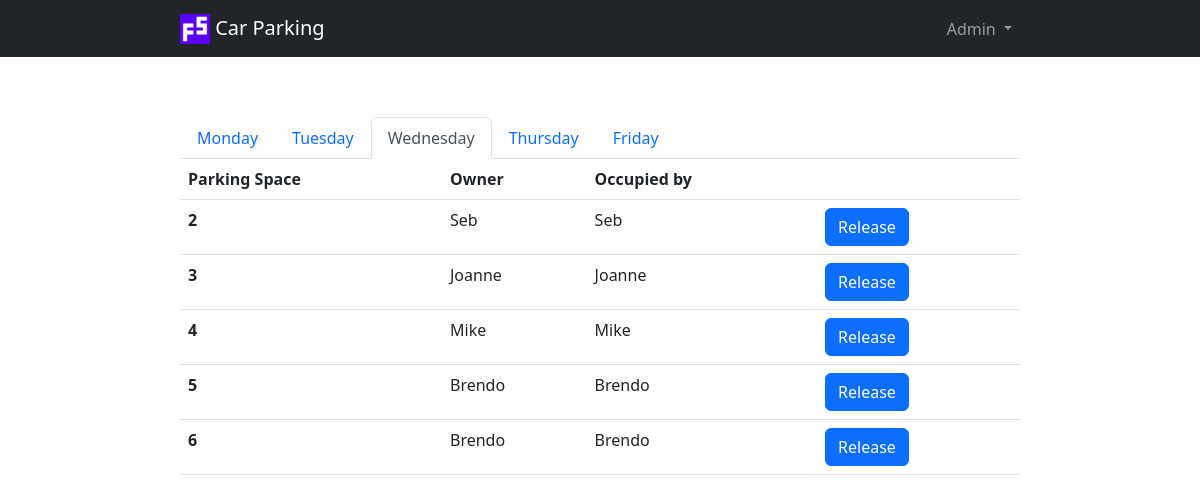
The page / on the database its author committed.
### server.py (models this page shows)
class ParkingSpace(db.Model):
    __tablename__ = "parking_spaces"
    id = db.Column(db.Integer, primary_key=True)
    monday = db.Column(db.String(250), nullable=False)
    tuesday = db.Column(db.String(250), nullable=False)
    wednesday = db.Column(db.String(250), nullable=False)
    thursday = db.Column(db.String(250), nullable=False)
    friday = db.Column(db.String(250), nullable=False)
    owner_id = db.Column(db.Integer, db.ForeignKey("owners.id"))
    owner = relationship("Owner", back_populates="parking_spaces")

class Owner(db.Model):
    __tablename__ = "owners"
    id = db.Column(db.Integer, primary_key=True)
    name = db.Column(db.String(250), nullable=False)
    status = db.Column(db.String(250), nullable=False)
    parking_spaces = relationship("ParkingSpace", back_populates="owner")

### server.py (the view)
@app.route("/")
def home():
    if request.args.get("day"):
        current_day = request.args.get("day")
    else:
        current_day = datetime.today().strftime('%A').lower()
    owners = Owner.query.all()
    spaces = ParkingSpace.query.all()
    return render_template("index.html", spaces=spaces, owners=owners, days=days, current_day=current_day)

### templates/index.html (shortened to what this page needs)
{% extends "base.html" %}
{% block content %}
<ul class="nav nav-tabs">
    {% for day in days %}
    {% if day == current_day %}
    <li class="nav-item">
        <a class="nav-link active" aria-current="page" href="{{ url_for('home', day=day) }}">{{ day.capitalize() }}</a>
    </li>
    {% else %}
    <li class="nav-item">
        <a class="nav-link" href="{{ url_for('home', day=day) }}">{{ day.capitalize() }}</a>
    </li>
    {% endif %}
    {% endfor %}
</ul>
<table class="table table-hover">
    <thead>
        <tr>
            <th scope="col">Parking Space</th>
            <th scope="col">Owner</th>
            <th scope="col">Occupied by</th>
            <th scope="col"></th>
        </tr>
    </thead>
    <tbody>
    {% for space in spaces %}
        {% if space[current_day] != "" %}
        <tr>
        {% else %}
        <tr class="table-success">
        {% endif %}
            <th scope="row">{{ space.id }}</th>
            <td>{{ space.owner.name }}</td>
            <td>{{ space[current_day] }}</td>
        {% if space[current_day] != "" %}
            <td>
                <a href="{{ url_for('release_space', id=space.id, day=current_day) }}"><button
                        class="btn btn-primary">Release</button></a>
            </td>
        {% endif %}
        </tr>
    {% endfor %}
    </tbody>
</table>
{% endblock %}

### templates/base.html (shortened to what this page needs)
<!DOCTYPE html>
<html>
<head>
    <link href="https://cdn.jsdelivr.net/npm/bootstrap@5.2.2/dist/css/bootstrap.min.css" rel="stylesheet"
>
    <link rel="stylesheet" href="/static/css/styles.css">
</head>
<body>
    <nav class="navbar navbar-expand-md navbar-dark bg-dark">
        <div class="container-fluid">
            <a class="navbar-brand" href="{{ url_for('home') }}">
                <img src="/static/images/logo_fs.jpg" alt="" width="30" height="30"
                    class="d-inline-block align-text-top">
                Car Parking
            </a>
            <div class="collapse navbar-collapse" id="navbar">
                <ul class="navbar-nav ms-auto">
                    <li class="nav-item dropdown">
                        <a class="nav-link dropdown-toggle" href="#" role="button" data-bs-toggle="dropdown"
                            aria-expanded="false">
                            Admin
                        </a>
                    </li>
                </ul>
            </div>
        </div>
    </nav>
    <main>
        <div class="container-fluid">
            {% block content %}
            {% endblock %}
        </div>
    </main>
</body>
</html>

### static/css/styles.css (style rules this page uses)
.container-fluid { padding: 5% 15%; }
.navbar .container-fluid { padding: 0% 15%; }

### rows shown on the page
ParkingSpace: id "2", owner.name "Seb", wednesday "Seb"
ParkingSpace: id "3", owner.name "Joanne", wednesday "Joanne"
ParkingSpace: id "4", owner.name "Mike", wednesday "Mike"
ParkingSpace: id "5", owner.name "Brendo", wednesday "Brendo"
ParkingSpace: id "6", owner.name "Brendo", wednesday "Brendo"

### other values the page prints
{{ day.capitalize() }} "Monday" "Tuesday" "Thursday" "Friday"
{{ day.capitalize() }} "Wednesday"
